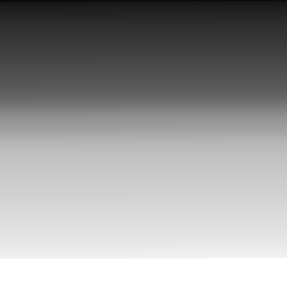
#> input picture resources/img1_tp.png, 287 x 288 px
$ jupyter execute tp1_part2_notebook.ipynb
#> lines starting #> are read from the running program, lines starting #| are printed output that depends on the picture
# Importación de librerias

[cell 1]
import matplotlib.pyplot as plt
import cv2
import numpy as np
import os

# Carga y visualización de imágenes

Visualizamos las imágenes `img1_tp.png` y `img2_tp.png` en escala de grises.

[cell 2]
# path to images
path_img1 = 'resources/img1_tp.png'
path_img2 = 'resources/img2_tp.png'
# read images
img1 = cv2.imread(path_img1, cv2.IMREAD_GRAYSCALE)
#> img1 is the input picture: shape (288, 287); min 2, max 255, mean 154.8
img2 = cv2.imread(path_img2, cv2.IMREAD_GRAYSCALE)
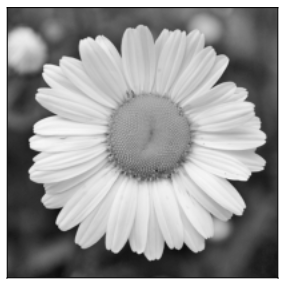
#> input picture resources/img2_tp.png, 287 x 288 px
#> img2 is the input picture: shape (288, 287); min 2, max 255, mean 154.8
# show the images
fig, axs = plt.subplots(1, 2, figsize=(10, 5))
axs[0].imshow(img1, cmap='gray')
axs[0].set_title('Image 1')
axs[0].axis('off')
axs[1].imshow(img2, cmap='gray')
axs[1].set_title('Image 2')
axs[1].axis('off')
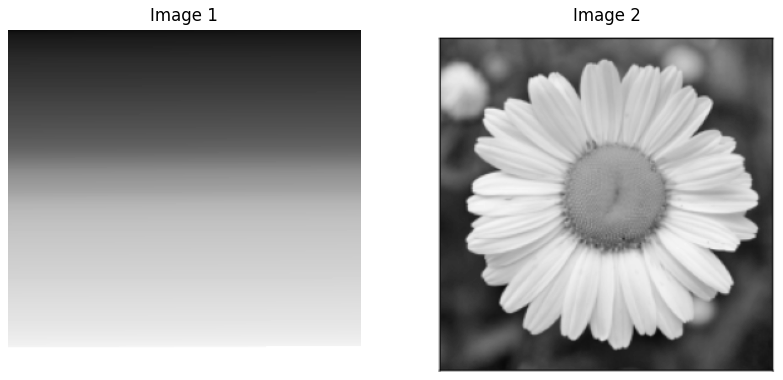
#> figure drawn by matplotlib, 2 panels

# Visualización de histogramas

[cell 3]
# calculate histograms
img1_hist, bins1 = np.histogram(img1.ravel(), bins=50, range=[0, 256])
#> img1_hist = 50 values, max 8400 at index 49, min 4 at index 0, mean 1653.1; bins1 = 51 values from 0 to 256
img2_hist, bins2  = np.histogram(img2.ravel(), bins=50, range=[0, 256])
#> img2_hist has the same summary as img1_hist; bins2 = 51 values from 0 to 256
# show histograms
fig, axs = plt.subplots(1, 2, figsize=(10, 5))
axs[0].hist(img1.ravel(),256,[0,256])
axs[0].set_title('Histogram of Image 1')
axs[0].set_xlabel('Pixel value')
axs[0].set_ylabel('Frequency')
axs[1].hist(img2.ravel(),256,[0,256])
axs[1].set_title('Histogram of Image 2')
axs[1].set_xlabel('Pixel value')
axs[1].set_ylabel('Frequency')

plt.show()
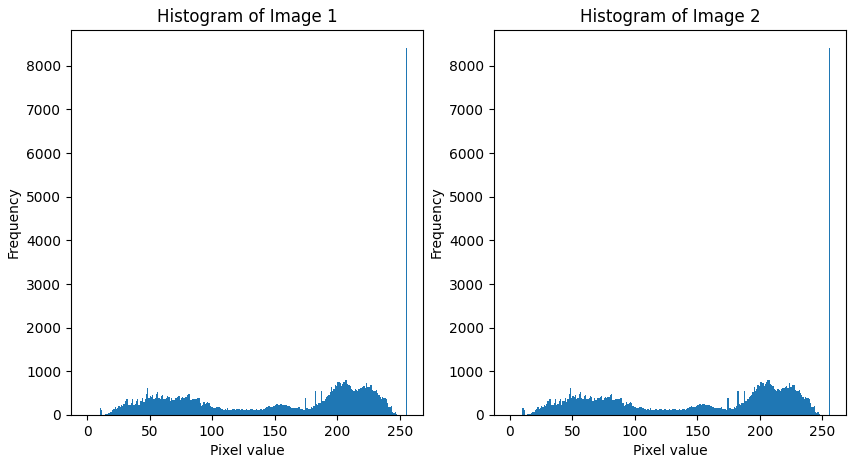
#> figure drawn by matplotlib, 2 panels; panel 1: tallest bar 8400 high, from x = 255 to 256; panel 2: tallest bar 8400 high, from x = 255 to 256

[cell 4]
# calculate the difference between the histograms
difference = np.sum(np.abs(img1_hist - img2_hist))
#> difference = 0

# print the difference
print('Difference between the histograms:', difference)
#| Difference between the histograms: 0
